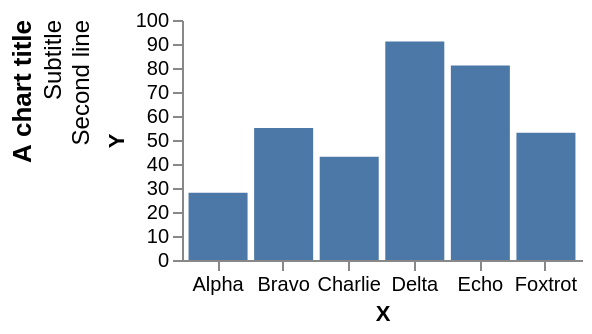

Specify this chart in Vega-Lite:
### Vega specification from a JSON file in a GitHub repository (floating-point values rounded to 4 significant figures)
{"width": 200, "height": 120, "padding": 5, "data": [{"name": "t", "values": [{"a": "Alpha", "b": 28, "c": "x", "d": 1}, {"a": "Bravo", "b": 55, "c": "y", "d": 2}, {"a": "Charlie", "b": 43, "c": "x", "d": 3}, {"a": "Delta", "b": 91, "c": "z", "d": 4}, {"a": "Echo", "b": 81, "c": "y", "d": 5}, {"a": "Foxtrot", "b": 53, "c": "z", "d": 6}]}], "scales": [{"name": "x", "type": "band", "domain": {"data": "t", "field": "a"}, "range": "width", "padding": 0.1}, {"name": "y", "type": "linear", "domain": {"data": "t", "field": "b"}, "range": "height", "nice": true}, {"name": "color", "type": "ordinal", "domain": {"data": "t", "field": "c"}, "range": {"scheme": "category10"}}, {"name": "ramp", "type": "linear", "domain": {"data": "t", "field": "d"}, "range": {"scheme": "blues"}}, {"name": "size", "type": "linear", "domain": {"data": "t", "field": "b"}, "range": [10, 200]}, {"name": "shape", "type": "ordinal", "domain": {"data": "t", "field": "c"}, "range": "symbol"}, {"name": "quant", "type": "quantize", "domain": [0, 100], "range": {"scheme": "greens", "count": 4}}], "marks": [{"type": "rect", "from": {"data": "t"}, "encode": {"enter": {"x": {"scale": "x", "field": "a"}, "width": {"scale": "x", "band": 1}, "y": {"scale": "y", "field": "b"}, "y2": {"scale": "y", "value": 0}}}}], "title": {"text": "A chart title", "subtitle": ["Subtitle", "Second line"], "orient": "left", "anchor": "end", "frame": "group", "offset": 6}, "axes": [{"orient": "bottom", "scale": "x", "title": "X"}, {"orient": "left", "scale": "y", "title": "Y"}]}
